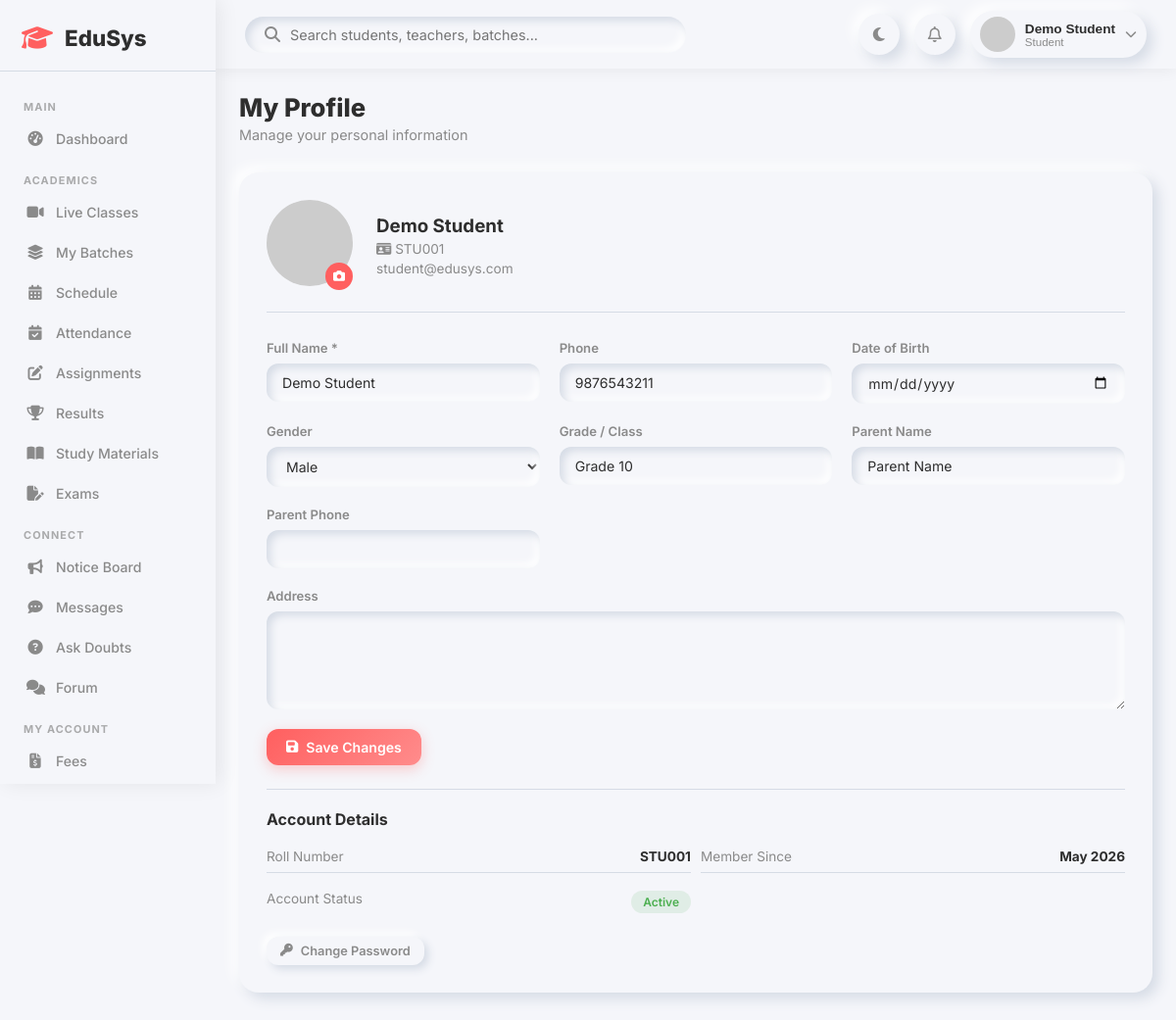
The page /student/profile.php (signed in) on the database its author committed.
### tables this page shows
CREATE TABLE IF NOT EXISTS users (
    id INT AUTO_INCREMENT PRIMARY KEY,
    name VARCHAR(150) NOT NULL,
    email VARCHAR(150) UNIQUE NOT NULL,
    password VARCHAR(255) NOT NULL,
    role ENUM('admin','teacher','student') NOT NULL DEFAULT 'student',
    avatar VARCHAR(255) DEFAULT NULL,
    status ENUM('active','inactive','pending') DEFAULT 'pending',
    created_at TIMESTAMP DEFAULT CURRENT_TIMESTAMP,
    updated_at TIMESTAMP DEFAULT CURRENT_TIMESTAMP ON UPDATE CURRENT_TIMESTAMP
);

CREATE TABLE IF NOT EXISTS students (
    id INT AUTO_INCREMENT PRIMARY KEY,
    user_id INT NOT NULL,
    roll_number VARCHAR(50) UNIQUE,
    date_of_birth DATE,
    gender ENUM('male','female','other'),
    phone VARCHAR(20),
    address TEXT,
    parent_name VARCHAR(150),
    parent_phone VARCHAR(20),
    grade VARCHAR(20),
    admission_date DATE DEFAULT (CURRENT_DATE),
    FOREIGN KEY (user_id) REFERENCES users(id) ON DELETE CASCADE
);

### student/profile.php (the view, shortened to what this page needs)
<?php
require_once '../includes/header.php';
$uid     = $_SESSION['user_id'];
$student = $conn->query("SELECT s.* FROM students s WHERE s.user_id=$uid")->fetch_assoc();
$user = $conn->query("SELECT * FROM users WHERE id=$uid")->fetch_assoc();
?>
<div class="page-header"><div><h1>My Profile</h1><p>Manage your personal information</p></div></div>
<div class="form-card">
    <form method="POST" enctype="multipart/form-data"><input type="hidden" name="action" value="update">
        <div style="display:flex;align-items:center;gap:24px;margin-bottom:28px;padding-bottom:22px;border-bottom:1px solid var(--shadow-dark);">
            <div style="position:relative;">
                <img src="<?= $user['avatar'] ? '/project/uploads/avatars/'.htmlspecialchars($user['avatar']) : 'https://i.pravatar.cc/100?u='.$uid ?>"
                     id="avatar-preview" style="width:88px;height:88px;border-radius:50%;object-fit:cover;box-shadow:var(--neu-md);">
                <label for="avatar-input" style="position:absolute;bottom:0;right:0;width:28px;height:28px;border-radius:50%;background:var(--primary);color:#fff;display:flex;align-items:center;justify-content:center;cursor:pointer;font-size:0.75rem;">
                    <i class="fa-solid fa-camera"></i>
                </label>
            </div>
            <div>
                <h3 style="margin:0 0 4px;"><?= htmlspecialchars($user['name']) ?></h3>
                <p style="color:var(--text-secondary);font-size:0.85rem;margin:0;"><i class="fa-solid fa-id-card"></i> <?= $student['roll_number'] ?></p>
                <p style="color:var(--text-secondary);font-size:0.85rem;margin:4px 0 0;"><?= htmlspecialchars($user['email']) ?></p>
            </div>
        </div>
        <div class="form-grid">
            <div class="form-group"><label>Full Name *</label><input name="name" class="form-control" value="<?= htmlspecialchars($user['name']) ?>" required></div>
            <div class="form-group"><label>Phone</label><input name="phone" class="form-control" value="<?= htmlspecialchars($student['phone'] ?? '') ?>"></div>
            <div class="form-group"><label>Date of Birth</label><input name="date_of_birth" type="date" class="form-control" value="<?= $student['date_of_birth'] ?? '' ?>"></div>
            <div class="form-group"><label>Gender</label>
                <select name="gender" class="form-control">
                    <option value="male"   <?= ($student['gender']??'') === 'male'   ? 'selected':'' ?>>Male</option>
                </select>
            </div>
            <div class="form-group"><label>Grade / Class</label><input name="grade" class="form-control" value="<?= htmlspecialchars($student['grade'] ?? '') ?>"></div>
            <div class="form-group"><label>Parent Name</label><input name="parent_name" class="form-control" value="<?= htmlspecialchars($student['parent_name'] ?? '') ?>"></div>
            <div class="form-group"><label>Parent Phone</label><input name="parent_phone" class="form-control" value="<?= htmlspecialchars($student['parent_phone'] ?? '') ?>"></div>
            <div class="form-group" style="grid-column:1/-1;"><label>Address</label><textarea name="address" class="form-control" rows="2"><?= htmlspecialchars($student['address'] ?? '') ?></textarea></div>
        </div>
        <div style="margin-top:20px;"><button type="submit" class="btn btn-primary"><i class="fa-solid fa-save"></i> Save Changes</button></div>
    </form>
    <div style="margin-top:24px;padding-top:20px;border-top:1px solid var(--shadow-dark);">
        <div style="font-weight:700;margin-bottom:12px;">Account Details</div>
        <div style="display:grid;grid-template-columns:1fr 1fr;gap:10px;font-size:0.85rem;">
            <div style="display:flex;justify-content:space-between;padding:8px 0;border-bottom:1px solid var(--shadow-dark);"><span style="color:var(--text-secondary);">Roll Number</span><strong><?= $student['roll_number'] ?></strong></div>
            <div style="display:flex;justify-content:space-between;padding:8px 0;border-bottom:1px solid var(--shadow-dark);"><span style="color:var(--text-secondary);">Member Since</span><strong><?= date('M Y', strtotime($user['created_at'])) ?></strong></div>
            <div style="display:flex;justify-content:space-between;padding:8px 0;"><span style="color:var(--text-secondary);">Account Status</span><span class="badge-pill <?= $user['status']==='active'?'badge-success':'badge-warning' ?>"><?= ucfirst($user['status']) ?></span></div>
        </div>
        <div style="margin-top:16px;"><a href="/project/student/settings.php" class="btn btn-outline btn-sm"><i class="fa-solid fa-key"></i> Change Password</a></div>
    </div>
</div>
<?php require_once '../includes/footer.php'; ?>

### css/dashboard.css (style rules this page uses)
:root { --primary: #FF5F5F; --secondary: #6C63FF; --background: #F5F6FA; --text-primary: #2E2E2E; --text-secondary: #8A8A8A; --shadow-light: #ffffff; --shadow-dark: #d5dbe5; --neu: 6px 6px 14px var(--shadow-dark), -6px -6px 14px var(--shadow-light); --neu-sm: 4px 4px 8px var(--shadow-dark), -4px -4px 8px var(--shadow-light); --neu-in: inset 4px 4px 8px var(--shadow-dark), inset -4px -4px 8px var(--shadow-light); --success: #4CAF50; --danger: #FF5252; --warning: #FF9800; --info: #2196F3; --sidebar-width: 260px; }
* { margin: 0; padding: 0; box-sizing: border-box; }
body { font-family: 'Inter', sans-serif; background: var(--background); color: var(--text-primary); transition: background 0.3s, color 0.3s; }
.page-header { display: flex; justify-content: space-between; align-items: flex-start; margin-bottom: 30px; flex-wrap: wrap; gap: 15px; }
.page-header h1 { font-size: 1.6rem; font-weight: 800; }
.page-header p { color: var(--text-secondary); font-size: 0.9rem; margin-top: 4px; }
.badge-pill { display: inline-block; padding: 4px 12px; border-radius: 20px; font-size: 0.75rem; font-weight: 600; }
.badge-success { background: rgba(76,175,80,0.12); color: var(--success); }
.btn { display: inline-flex; align-items: center; gap: 8px; padding: 10px 20px; border-radius: 12px; border: none; font-family: 'Inter', sans-serif; font-size: 0.88rem; font-weight: 600; cursor: pointer; transition: all 0.2s ease; text-decoration: none; }
.btn-primary { background: linear-gradient(135deg, var(--primary), #ff8c8c); color: white; box-shadow: 0 4px 14px rgba(255,95,95,0.3); }
.btn-outline { background: var(--background); box-shadow: var(--neu-sm); color: var(--text-secondary); }
.btn-sm { padding: 7px 14px; font-size: 0.8rem; }
.form-card { background: var(--background); border-radius: 20px; box-shadow: var(--neu); padding: 28px; margin-bottom: 25px; }
.form-grid { display: grid; grid-template-columns: repeat(auto-fit, minmax(240px, 1fr)); gap: 20px; }
.form-group { display: flex; flex-direction: column; gap: 8px; }
.form-group label { font-size: 0.82rem; font-weight: 600; color: var(--text-secondary); }
.form-control { padding: 11px 16px; border: none; border-radius: 12px; background: var(--background); box-shadow: var(--neu-in); font-family: 'Inter', sans-serif; font-size: 0.88rem; color: var(--text-primary); outline: none; transition: box-shadow 0.2s; width: 100%; }
select.form-control { cursor: pointer; }
textarea.form-control { resize: vertical; min-height: 100px; }

### css/responsive.css (style rules this page uses)
@media (max-width: 1200px) { :root { --sidebar-width: 220px; } }

### rows shown on the page
users: name "Demo Student", email "student@edusys.com", created_at "May 2026", status "Active"
students: roll_number "STU001", phone "9876543211", gender "Male", grade "Grade 10", parent_name "Parent Name"

### other values the page prints
$name "Demo Student"
$role "Student"
